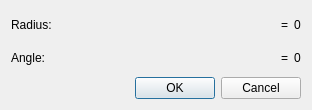
<?xml version="1.0" encoding="UTF-8"?>
<ui version="4.0">
 <class>CircleCR</class>
 <widget class="QDialog" name="CircleCR">
  <property name="geometry">
   <rect>
    <x>0</x>
    <y>0</y>
    <width>312</width>
    <height>110</height>
   </rect>
  </property>
  <layout class="QVBoxLayout" name="verticalLayout">
   <item>
    <layout class="QGridLayout" name="gridLayout" columnstretch="0,2,0,0">
     <item row="1" column="1">
      <widget class="RMathLineEdit" name="Angle" native="true">
       <property name="text" stdset="0">
        <string notr="true">0</string>
       </property>
       <property name="angle" stdset="0">
        <bool>true</bool>
       </property>
      </widget>
     </item>
     <item row="1" column="0">
      <widget class="QLabel" name="AngleLabel">
       <property name="text">
        <string>Angle:</string>
       </property>
       <property name="buddy">
        <cstring>Angle</cstring>
       </property>
      </widget>
     </item>
     <item row="0" column="2">
      <widget class="QLabel" name="RadiusEqual">
       <property name="text">
        <string notr="true">=</string>
       </property>
      </widget>
     </item>
     <item row="0" column="1">
      <widget class="RMathLineEdit" name="Radius" native="true">
       <property name="text" stdset="0">
        <string notr="true">0</string>
       </property>
       <property name="DefaultFocus" stdset="0">
        <bool>true</bool>
       </property>
      </widget>
     </item>
     <item row="1" column="3">
      <widget class="QLabel" name="AngleResult">
       <property name="sizePolicy">
        <sizepolicy hsizetype="MinimumExpanding" vsizetype="Preferred">
         <horstretch>0</horstretch>
         <verstretch>0</verstretch>
        </sizepolicy>
       </property>
       <property name="text">
        <string notr="true">0</string>
       </property>
      </widget>
     </item>
     <item row="0" column="3">
      <widget class="QLabel" name="RadiusResult">
       <property name="sizePolicy">
        <sizepolicy hsizetype="MinimumExpanding" vsizetype="Preferred">
         <horstretch>0</horstretch>
         <verstretch>0</verstretch>
        </sizepolicy>
       </property>
       <property name="text">
        <string notr="true">0</string>
       </property>
      </widget>
     </item>
     <item row="1" column="2">
      <widget class="QLabel" name="AngleEqual">
       <property name="text">
        <string notr="true">=</string>
       </property>
      </widget>
     </item>
     <item row="0" column="0">
      <widget class="QLabel" name="RadiusLabel">
       <property name="text">
        <string>Radius:</string>
       </property>
       <property name="buddy">
        <cstring>Radius</cstring>
       </property>
      </widget>
     </item>
    </layout>
   </item>
   <item>
    <layout class="QHBoxLayout" name="horizontalLayout">
     <item>
      <widget class="QDialogButtonBox" name="ButtonBox">
       <property name="orientation">
        <enum>Qt::Horizontal</enum>
       </property>
       <property name="standardButtons">
        <set>QDialogButtonBox::Cancel|QDialogButtonBox::Ok</set>
       </property>
      </widget>
     </item>
    </layout>
   </item>
  </layout>
 </widget>
 <customwidgets>
  <customwidget>
   <class>RMathLineEdit</class>
   <extends>QWidget</extends>
   <header>rmathlineedit.h</header>
  </customwidget>
 </customwidgets>
 <tabstops>
  <tabstop>Radius</tabstop>
  <tabstop>Angle</tabstop>
 </tabstops>
 <resources/>
 <connections>
  <connection>
   <sender>ButtonBox</sender>
   <signal>accepted()</signal>
   <receiver>CircleCR</receiver>
   <slot>accept()</slot>
   <hints>
    <hint type="sourcelabel">
     <x>183</x>
     <y>80</y>
    </hint>
    <hint type="destinationlabel">
     <x>192</x>
     <y>106</y>
    </hint>
   </hints>
  </connection>
  <connection>
   <sender>ButtonBox</sender>
   <signal>rejected()</signal>
   <receiver>CircleCR</receiver>
   <slot>reject()</slot>
   <hints>
    <hint type="sourcelabel">
     <x>273</x>
     <y>84</y>
    </hint>
    <hint type="destinationlabel">
     <x>284</x>
     <y>103</y>
    </hint>
   </hints>
  </connection>
 </connections>
</ui>
